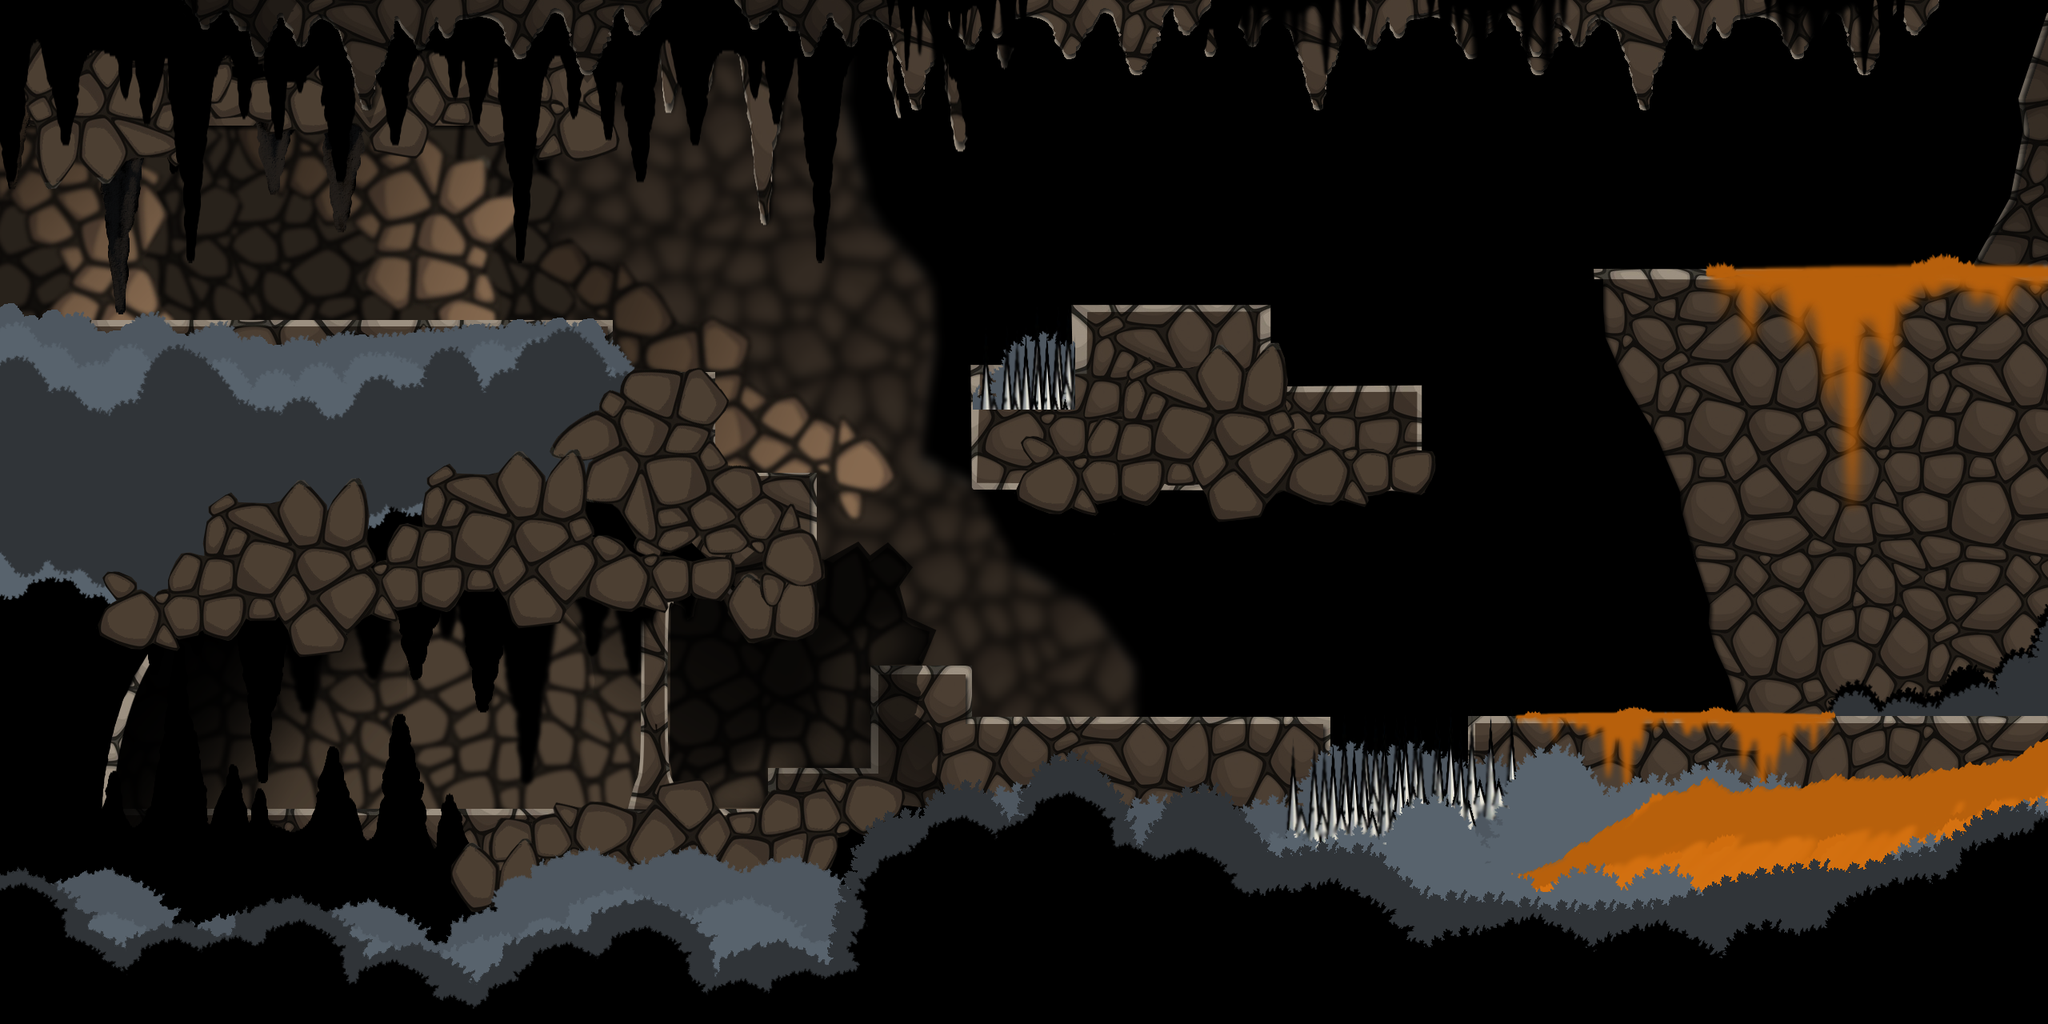

The image is a tile-based game level rendered from a .tmx file. Its description and source (layers, tilesets, objects; grid data summarised) follow:
An orthogonal 40x20 tile map with 64x64 px tiles, 4 tile layers (GroundLowLayerGraphic, GraphicBackGroundLayer, GraphicForGroundLayer, PlayerForGroundLayerGraphic), 2 tilesets and 49 objects (5x EX_LIFE, 4x MAP_SPAWN_POINT, 4x EnemySensor, 4x GAME_PORTAL_HIDDEN_TRANSITION, 3x AI_BODY_CHANGE, ...).

<map version="1.2" tiledversion="1.3.0" orientation="orthogonal" renderorder="right-down" compressionlevel="0" width="40" height="20" tilewidth="64" tileheight="64" infinite="0" nextlayerid="25" nextobjectid="622">
 <tileset firstgid="1" name="TiledMap -Game Screen Lev4 BackGround" tilewidth="64" tileheight="64" tilecount="800" columns="40">
  <image source="TiledMap -Game Screen Lev4 BackGround.png" trans="ff00ff" width="2560" height="1280" />
 </tileset>
 <tileset firstgid="801" name="TiledMap -Game Screen Lev4 Forground" tilewidth="64" tileheight="64" tilecount="800" columns="40">
  <image source="TiledMap -Game Screen Lev4 Forground.png" trans="ff00ff" width="2560" height="1280" />
 </tileset>
 <layer id="20" name="GroundLowLayerGraphic" width="40" height="20">
  <data>[800 cells, 800 non-empty, 800 distinct tile ids]</data>
 </layer>
 <objectgroup id="15" name="GAME_INFO_MAP">
  <object id="428" name="MAP_SPAWN_POINT" x="149.667" y="976" width="25" height="27">
   <properties>
    <property name="ID" value="2" />
   </properties>
  </object>
  <object id="513" name="MAP_SPAWN_POINT" x="89.667" y="360" width="25" height="27">
   <properties>
    <property name="ID" value="1" />
   </properties>
  </object>
  <object id="575" name="MAP_SPAWN_POINT" x="2506.73" y="294.111" width="34.5423" height="31.7789">
   <properties>
    <property name="ID" value="5" />
   </properties>
  </object>
  <object id="577" name="MAP_SPAWN_POINT" x="2477.73" y="856.111" width="34.5423" height="31.7789">
   <properties>
    <property name="ID" value="4" />
   </properties>
  </object>
  <object id="578" name="MAP_INFO" x="67" y="60.5" width="60" height="51" rotation="180">
   <properties>
    <property name="KEY" value="1" />
    <property name="MAP INFO BOSS" value="false" />
    <property name="MAP INFO IS DEAD" value="false" />
    <property name="MAP INFO LEVEL" value="2" />
    <property name="MAP INFO WORLD" value="1" />
   </properties>
  </object>
 </objectgroup>
 <objectgroup id="2" name="GAME_MAP_GROUND_LAYER">
  <object id="434" x="3.75724" y="399.485" width="759.151" height="11.999" />
  <object id="450" x="883.333" y="589.666" width="137.333" height="12.666" />
  <object id="458" x="84" y="1011.33" width="953.333" height="18.6667" />
  <object id="459" x="754.667" y="465" width="137.333" height="17.333" />
  <object id="467" x="1835" y="893.663" width="726.667" height="135.999" />
  <object id="468" x="1204" y="896" width="460" height="130" />
  <object id="469" x="1088" y="831" width="125.333" height="7" />
  <object id="470" x="960" y="959" width="140" height="12" />
  <object id="471" x="1988" y="334.667" width="572" height="13.3333" />
  <object id="472" x="1582.67" y="481.333" width="193.334" height="9.6667" />
  <object id="473" x="1338.67" y="381.333" width="248" height="12" />
  <object id="475" x="1213.33" y="454.667" width="137.333" height="12" />
  <object id="571" x="1032" y="497.333" width="160" height="30.6667" />
  <object id="572" x="1801.33" y="422.667" width="217.333" height="61.3333" />
  <object id="573" x="1941.33" y="360" width="88" height="24" />
 </objectgroup>
 <objectgroup id="16" name="GAME_MAP_WALL_AND_SEALING_LAYER">
  <object id="486" x="1338" y="388" width="21" height="71" />
  <object id="487" x="1214" y="460" width="26" height="150" />
  <object id="488" x="1561" y="385" width="25" height="100" />
  <object id="489" x="1087" y="833" width="27" height="129" />
  <object id="490" x="1206" y="835" width="10" height="66" />
  <object id="491" x="960" y="960" width="24" height="55" />
  <object id="492" x="884" y="470" width="10" height="121" />
  <object id="493" x="746" y="403" width="18" height="65" />
  <object id="494" x="1001" y="596" width="19" height="187" />
 </objectgroup>
 <objectgroup id="3" name="GAME_MAP_WALL_JUMPING_LAYER">
  <object id="478" x="1212" y="461" width="12" height="151" />
  <object id="479" x="1010" y="597" width="13" height="188" />
  <object id="527" x="1765" y="487" width="10" height="121" />
 </objectgroup>
 <objectgroup id="8" name="GAME_MAP_POLYLINE_LAYER" />
 <objectgroup id="4" name="ENEMY_LAYER">
  <object id="530" name="EnemySensor" x="1784" y="877" width="44" height="42">
   <properties>
    <property name="Direction" value="H" />
    <property name="Type" value="Long" />
   </properties>
  </object>
  <object id="531" name="EnemySensor" x="1706" y="875" width="48" height="44">
   <properties>
    <property name="Direction" value="H" />
    <property name="Type" value="Long" />
   </properties>
  </object>
  <object id="584" name="EnemySensor" x="1286" y="400" width="48" height="44">
   <properties>
    <property name="Direction" value="H" />
    <property name="Type" value="Long" />
   </properties>
  </object>
  <object id="585" name="EnemySensor" x="1228" y="400" width="44" height="42">
   <properties>
    <property name="Direction" value="H" />
    <property name="Type" value="Long" />
   </properties>
  </object>
  <object id="621" name="EnemyB" x="2372" y="166" width="60" height="60">
   <properties>
    <property name="Active" value="true" />
    <property name="SpawnType" value="EX_LIFE" />
   </properties>
  </object>
 </objectgroup>
 <objectgroup id="5" name="ENEMY_BOSS_LAYER" />
 <objectgroup id="7" name="GAME_OBJECT_LAYER">
  <object id="427" name="GAME_PORTAL_HIDDEN_TRANSITION" x="105.333" y="911" width="24" height="41">
   <properties>
    <property name="DESTINATION" value="1" />
    <property name="DIRECTION" value="V" />
    <property name="KEY_ACTIVE" value="true" />
    <property name="MAP LEVEL" value="1" />
    <property name="MAP WORLD" value="1" />
    <property name="PORTAL ID" value="2" />
    <property name="TRAVEL DIRECTION" value="LEFT DOWN" />
    <property name="TRAVEL LEVEL" value="1" />
    <property name="TRAVEL TYPE" value="LEVEL" />
    <property name="TRAVEL WORLD" value="1" />
   </properties>
  </object>
  <object id="518" name="GAME_PORTAL_HIDDEN_TRANSITION" x="27.333" y="286" width="24" height="41">
   <properties>
    <property name="DESTINATION" value="1" />
    <property name="DIRECTION" value="V" />
    <property name="KEY_ACTIVE" value="true" />
    <property name="MAP LEVEL" value="1" />
    <property name="MAP WORLD" value="1" />
    <property name="PORTAL ID" value="1" />
    <property name="TRAVEL DIRECTION" value="LEFT UP" />
    <property name="TRAVEL LEVEL" value="1" />
    <property name="TRAVEL TYPE" value="LEVEL" />
    <property name="TRAVEL WORLD" value="1" />
   </properties>
  </object>
  <object id="574" name="GAME_PORTAL_HIDDEN_TRANSITION" x="2535.35" y="218.675" width="37.3057" height="56.6494">
   <properties>
    <property name="DESTINATION" value="1" />
    <property name="DIRECTION" value="V" />
    <property name="MAP LEVEL" value="2" />
    <property name="MAP WORLD" value="1" />
    <property name="PORTAL ID" value="0" />
    <property name="TRAVEL DIRECTION" value="RIGHT UP" />
    <property name="TRAVEL LEVEL" value="1" />
    <property name="TRAVEL TYPE" value="LEVEL" />
    <property name="TRAVEL WORLD" value="1" />
   </properties>
  </object>
  </objectgroup>
 <objectgroup id="9" name="DOOR_OBJECT_LAYER" />
 <objectgroup id="10" name="AI_LAYER">
  <!-- 8 objects omitted --></objectgroup>
 <objectgroup id="19" name="PFX_LAYER" />
 <objectgroup id="22" name="LIGHT_LAYER" />
 <objectgroup id="11" name="SPAWN_LAYER">
  <!-- 5 objects omitted --></objectgroup>
 <layer id="13" name="GraphicBackGroundLayer" width="40" height="20" opacity="0.45">
  <data>[800 cells, 0 non-empty, 0 distinct tile ids]</data>
 </layer>
 <layer id="14" name="GraphicForGroundLayer" width="40" height="20">
  <data>[800 cells, 0 non-empty, 0 distinct tile ids]</data>
 </layer>
 <layer id="24" name="PlayerForGroundLayerGraphic" width="40" height="20">
  <data>[800 cells, 800 non-empty, 796 distinct tile ids]</data>
 </layer>
</map>
<!-- 9 of 49 objects omitted -->